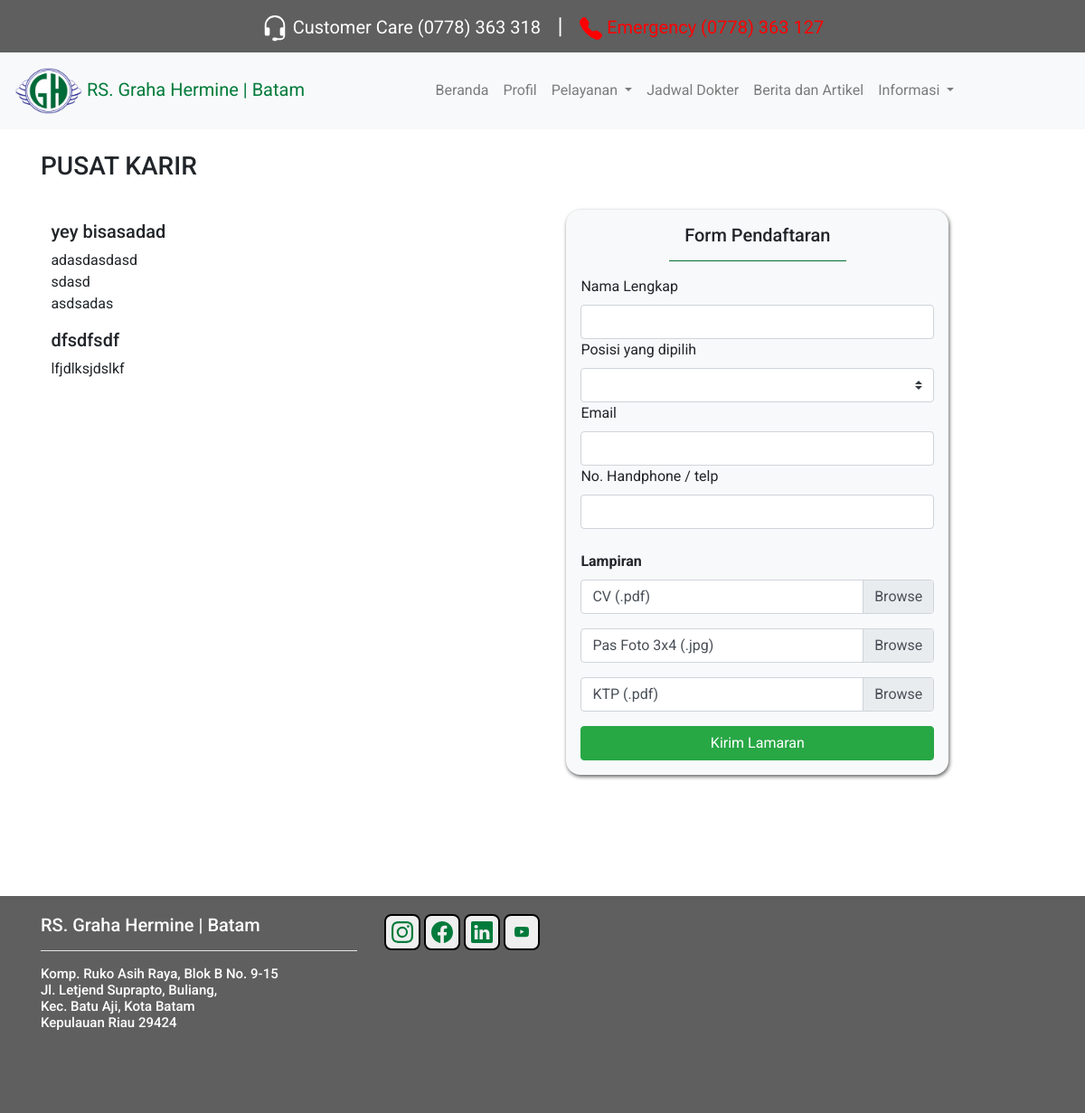
The app's page /clientsite/Karir.php with its own data.
### tables this page shows
CREATE TABLE `list_job` (
  `jobID` int(11) NOT NULL,
  `namaJob` varchar(250) NOT NULL,
  `deskripsiJob` longtext NOT NULL
);

### clientsite/Karir.php (the view, shortened to what this page needs)
<?php
require '../assets/core/init.php';
$getjob = mysqli_query($connect, "SELECT * FROM list_job");
?>
<html>
<head>
  <link rel="stylesheet" href="https://stackpath.bootstrapcdn.com/bootstrap/4.1.3/css/bootstrap.min.css">
</head>
<body>
  <div class="mainmenu">
    <div class="weblogo">
    <span style="font-size:20px"> &nbsp;Customer Care (0778) 363 318</span> &nbsp; | &nbsp; <span style="font-size:20px; color:red;"> &nbsp;Emergency (0778) 363 127 </span>
    </div>
    <nav class="navbar navbar-expand-lg navbar-light bg-light">
      <a class="navbar-brand" href="Beranda.php" style="color: rgb(0, 123, 59);"><img src="../assets/image/logo_gh_3.png" width="75" height="auto"> RS. Graha Hermine | Batam</a>
      <div class="collapse navbar-collapse" id="navbarNavDropdown">
        <ul class="navbar-nav mx-auto mb-2 mb-lg-0">
          <li class="nav-item">
            <a class="nav-link" href="Beranda.php">Beranda</a>
          </li>
          <li class="nav-item">
            <a class="nav-link" href="Profil.php">Profil</a>
          </li>
          <li class="nav-item dropdown">
            <a class="nav-link dropdown-toggle" href="#" id="navbarDropdownMenuLink" role="button" data-toggle="dropdown" aria-haspopup="true" aria-expanded="false">
              Pelayanan
            </a>
          </li>
          <li class="nav-item">
            <a class="nav-link" href="Jadwal.php">Jadwal Dokter</a>
          </li>
          <li class="nav-item">
          <a class="nav-link" href="BeritaArtikel.php">Berita dan Artikel</a>
          </li>
          <li class="nav-item dropdown">
            <a class="nav-link dropdown-toggle" href="#" id="navbarDropdownMenuLink" role="button" data-toggle="dropdown" aria-haspopup="true" aria-expanded="false">
              Informasi
            </a>
          </li>
        </ul>
      </div>
    </nav>
</div>
<br>
<div class="container" style="min-height: 100%;">
  <h3>PUSAT KARIR</h3> <br>
  <div class="row">
    <div class="col-sm" style="margin: 1%">
      <?php
      while($listjob = mysqli_fetch_array($getjob)){
        echo "<h5>".$listjob['namaJob']."</h5>";
        echo "<p>".$listjob['deskripsiJob']."</p>";
        }?>
    </div>
    <div class="col-sm">
      <form>
        <div class="formpendaftaran">
          <h5>Form Pendaftaran</h5>
          <div style="width: 50%; background-color: rgb(0, 123, 59); margin: auto;"><hr></div>
          <label>Nama Lengkap</label><br>
          <input type="text" name="namalengkap" class="form-control" required>
          <label>Posisi yang dipilih</label>
          <select class="custom-select" required name="posisi">
            <option value="" selected disabled hidden></option>
            <?php
            $query = mysqli_query($connect, "SELECT * FROM list_job");
            while ($data = mysqli_fetch_array($query))
            {
            echo "<option value='". $data['namaJob']."'>".$data['namaJob']."</option>";
            }
            ?>
          </select>
          <label>Email</label>
          <input type="email" name="emailpengirim" class="form-control" required>
          <label>No. Handphone / telp</label>
          <input type="text" name="nohp" class="form-control" required>
          <br><label><b>Lampiran</b></label>
          <div class="input-group mb-3">
            <div class="custom-file">
              <label class="custom-file-label" for="inputGroupFile01">CV (.pdf)</label>
            </div>
          </div>
          <div class="input-group mb-3">
            <div class="custom-file">
              <label class="custom-file-label" for="inputGroupFile01">Pas Foto 3x4 (.jpg)</label>
            </div>
          </div>
          <div class="input-group mb-3">
            <div class="custom-file">
              <label class="custom-file-label" for="inputGroupFile01">KTP (.pdf)</label>
            </div>
          </div>
          <button type="submit" class="btn btn-success" style="width: 100%">Kirim Lamaran</button>
        </div>
      </form>
    </div>
  </div>
</div><br>
<div class="footer" style="padding-top:20px;">
<div class="container">
<div class="row">
    <div class="col-sm">
  <h3 style="font-size:20px; color:white;">RS. Graha Hermine | Batam</h3>
  <div style="width: 100%; background-color: white;">
  <hr>
</div>
<h3 style="font-size:15px; color:white; word-wrap: normal|break-word|initial|inherit; width:100%">Komp. Ruko Asih Raya, Blok B No. 9-15 <br>Jl. Letjend Suprapto, Buliang, <br>Kec. Batu Aji, Kota Batam <br>Kepulauan Riau 29424</h3>
</div>
<div class="col-sm">
<button onclick="window.location.href='https://www.instagram.com/rs_grahahermine/';" style="width:40; height:40; border-radius: 8px; border-style: solid">
</button>
<button onclick="window.location.href='https://www.facebook.com/rumahsakitgrahahermine';" style="width:40; height:40; border-radius: 8px; border-style: solid">
</button>
<button onclick="window.location.href='https://www.linkedin.com/company/rumah-sakit-graha-hermine';" style="width:40; height:40; border-radius: 8px; border-style: solid">
</button>
<button onclick="window.location.href='https://www.youtube.com/channel/UCrVa5dDtzD7ARnE3TqN4Wig/featured';" style="width:40; height:40; border-radius: 8px; border-style: solid">
</button>
</div>
<div class="col-sm">
</div>
</div>
</div>
</div>
</body>
</html>

### clientsite/Karir.php (style rules this page uses)
body { margin: 0; padding: 0; font-family: "Roboto", sans-serif; }
p { white-space: pre-line; text-align: justify; }
.formpendaftaran h5 { text-align: center; }
.mainmenu { width: 100%; position: relative; }
.weblogo { background-color: #5f5f5f; width: 100%; text-align: center; color: white; vertical-align: middle; font-size: 25px; padding: 10px 0px; border: none; }
.formpendaftaran { box-shadow: 1px 2px 4px #5f5f5f; width: 80%; height: auto; background-color: #f8f9fa; padding: 1rem; border-radius: 1rem; }
.footer { width: 100%; height: 30%; background-color: #5f5f5f; bottom: 0; }

### records on screen
list_job: namaJob "yey bisasadad", deskripsiJob "adasdasdasd sdasd asdsadas"
list_job: namaJob "dfsdfsdf", deskripsiJob "lfjdlksjdslkf"
